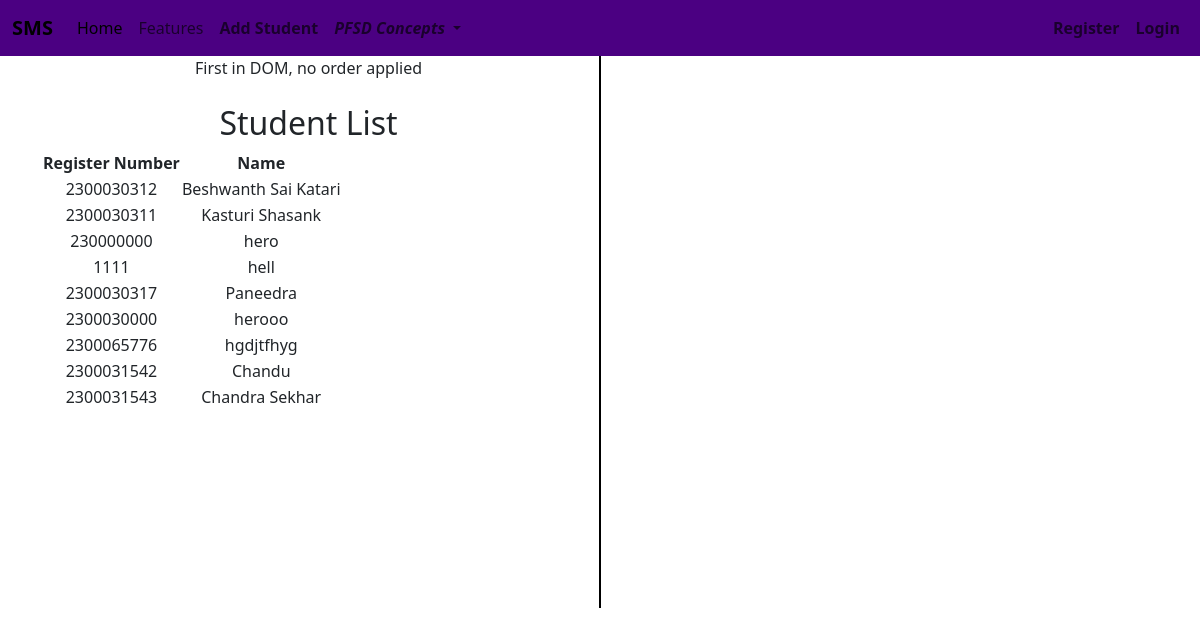
The page /student_list/ on the database its author committed.
### adminapp/models.py (models this page shows, shortened)
class StudentList(models.Model):
    Register_Number = models.CharField(max_length=20,unique=True)
    Name = models.CharField(max_length=100)
    user=models.OneToOneField(User,on_delete=models.CASCADE,null=True)

### adminapp/views.py (the view)
# urls.py: path('student_list/',views.student_list,name='student_list'),
def student_list(request):
    students = StudentList.objects.all()
    return render(request, 'adminapp/student_list.html', {'students': students})

### templates/adminapp/student_list.html (shortened to what this page needs)
{% extends 'Navbar/ProjectNavbar.html' %}
{% load static %}
{% block body %}
<div class="container text-center">
  <div class="row">
    <div class="col">
      First in DOM, no order applied
        <br><br>
            <h2>Student List</h2>
<table>
    <tr>
        <th>Register Number</th>
        <th>Name</th>
    </tr>
    {% for student in students %}
    <tr>
        <td>{{ student.Register_Number }}</td>
        <td>{{ student.Name }}</td>
    </tr>
    {% endfor %}
</table>
    </div>
      <br><br><br><br><br><br><br><br><br><br><br><br><br><br><br><br>
      <br><br><br><br><br><br><br>
       <div class="col-auto d-flex align-items-center">
      <div style="border-left: 2px solid black; height: 100%;"></div>
    </div>
    <div class="col">
        <br><br>
    </div>
  </div>
</div>
{% endblock %}

### templates/Navbar/ProjectNavbar.html (shortened to what this page needs)
<!DOCTYPE html>
<html lang="en">
<head>
    <link href="https://cdn.jsdelivr.net/npm/bootstrap@5.3.3/dist/css/bootstrap.min.css" rel="stylesheet">
</head>
<body>
    <nav class="navbar navbar-expand-lg bg-dark-purple">
        <div class="container-fluid">
            <a class="navbar-brand" href="{% url 'projecthomepage' %}"><b>SMS</b></a>
            <div class="collapse navbar-collapse" id="navbarNavDropdown">
                <ul class="navbar-nav">
                    <li class="nav-item">
                        <a class="nav-link active" aria-current="page" href="#">Home</a>
                    </li>
                    <li class="nav-item">
                        <a class="nav-link" href="#">Features</a>
                    </li>
                    <li class="nav-item">
                        <a class="nav-link" href="{% url 'add_studentpagecall' %}"><b>Add Student</b></a>
                    </li>
                    <li class="nav-item dropdown">
                        <a class="nav-link dropdown-toggle" href="#" role="button" data-bs-toggle="dropdown" aria-expanded="false">
                            <b><i>PFSD Concepts</i></b>
                        </a>
                    </li>
                </ul>
            </div>
            <ul class="navbar-nav ms-auto">
                <li>
                    {% if user.is_authenticated %}
                    <li class="nav-item">
                        <span class="nav-link">Welcome, {{ user.username }}</span>
                    </li>
                    <li class="nav-item">
                        <a class="nav-link" href="{% url 'logout' %}">Logout</a>
                    </li>
                    {% else %}
                    <li class="nav-item">
                        <a class="nav-link" href="{% url 'UserRegisterPageCall' %}"><b>Register</b></a>
                    </li>
                    <li class="nav-item">
                        <a class="nav-link" href="{% url 'UserLoginPageCall' %}"><b>Login</b></a>
                    </li>
                    {% endif %}
                </li>
            </ul>
        </div>
    </nav>
    {% block body %}
    {% endblock %}
</body>
</html>

### templates/Navbar/ProjectNavbar.html (style rules this page uses)
.bg-dark-purple { background-color: #4B0082; color: #ffffff; }

### rows shown on the page
StudentList: Register_Number "2300030312", Name "Beshwanth Sai Katari"
StudentList: Register_Number "2300030311", Name "Kasturi Shasank"
StudentList: Register_Number "230000000", Name "hero"
StudentList: Register_Number "1111", Name "hell"
StudentList: Register_Number "2300030317", Name "Paneedra"
StudentList: Register_Number "2300030000", Name "herooo"
StudentList: Register_Number "2300065776", Name "hgdjtfhyg"
StudentList: Register_Number "2300031542", Name "Chandu"
StudentList: Register_Number "2300031543", Name "Chandra Sekhar"
